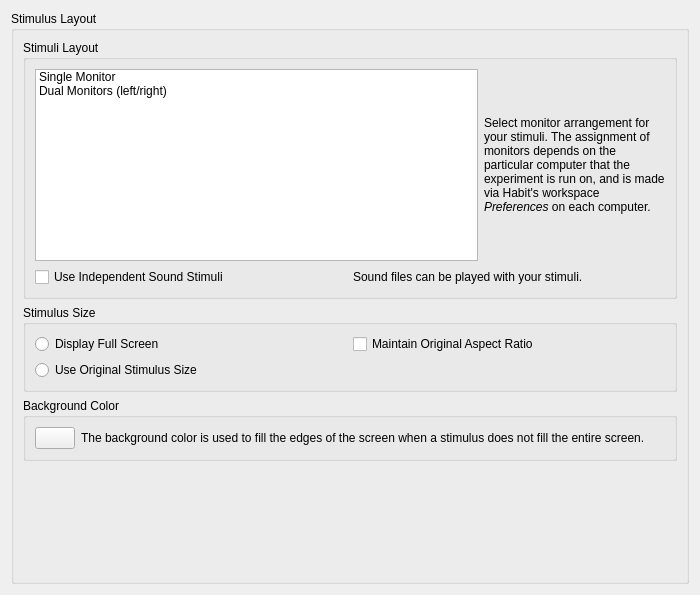
<?xml version="1.0" encoding="UTF-8"?>
<ui version="4.0">
 <class>HStimulusDisplayInfoForm</class>
 <widget class="QWidget" name="HStimulusDisplayInfoForm">
  <property name="geometry">
   <rect>
    <x>0</x>
    <y>0</y>
    <width>700</width>
    <height>595</height>
   </rect>
  </property>
  <property name="windowTitle">
   <string>Form</string>
  </property>
  <layout class="QVBoxLayout" name="verticalLayout">
   <item>
    <widget class="QGroupBox" name="groupBox">
     <property name="title">
      <string>Stimulus Layout</string>
     </property>
     <layout class="QVBoxLayout" name="verticalLayout_3">
      <item>
       <widget class="QGroupBox" name="groupBox_3">
        <property name="title">
         <string>Stimuli Layout</string>
        </property>
        <layout class="QVBoxLayout" name="verticalLayout_2">
         <item>
          <layout class="QHBoxLayout" name="horizontalLayout_3">
           <item>
            <widget class="QListWidget" name="listStimulusLayout">
             <property name="sizePolicy">
              <sizepolicy hsizetype="Expanding" vsizetype="Minimum">
               <horstretch>0</horstretch>
               <verstretch>0</verstretch>
              </sizepolicy>
             </property>
             <item>
              <property name="text">
               <string>Single Monitor</string>
              </property>
              <property name="toolTip">
               <string>Display stimuli on a single monitor</string>
              </property>
              <property name="icon">
               <iconset resource="resources.qrc">
                <normaloff>:/resources/single.png</normaloff>:/resources/single.png</iconset>
              </property>
             </item>
             <item>
              <property name="text">
               <string>Dual Monitors (left/right)</string>
              </property>
              <property name="toolTip">
               <string>Display stimuli on dual monitors, arranged side by side.</string>
              </property>
              <property name="icon">
               <iconset resource="resources.qrc">
                <normaloff>:/resources/leftright.png</normaloff>:/resources/leftright.png</iconset>
              </property>
             </item>
            </widget>
           </item>
           <item>
            <widget class="QLabel" name="label">
             <property name="text">
              <string>&lt;html&gt;&lt;head/&gt;&lt;body&gt;&lt;p&gt;Select monitor arrangement for your stimuli. The assignment of monitors depends on the particular computer that the experiment is run on, and is made via Habit's workspace &lt;span style=&quot; font-style:italic;&quot;&gt;Preferences&lt;/span&gt; on each computer&lt;span style=&quot; font-style:italic;&quot;&gt;. &lt;/span&gt;&lt;/p&gt;&lt;/body&gt;&lt;/html&gt;</string>
             </property>
             <property name="wordWrap">
              <bool>true</bool>
             </property>
            </widget>
           </item>
          </layout>
         </item>
         <item>
          <layout class="QHBoxLayout" name="horizontalLayout_2">
           <item>
            <widget class="QCheckBox" name="cbxUseISS">
             <property name="text">
              <string>Use Independent Sound Stimuli</string>
             </property>
            </widget>
           </item>
           <item>
            <widget class="QLabel" name="label_2">
             <property name="text">
              <string>Sound files can be played with your stimuli.</string>
             </property>
             <property name="wordWrap">
              <bool>true</bool>
             </property>
            </widget>
           </item>
          </layout>
         </item>
        </layout>
       </widget>
      </item>
      <item>
       <widget class="QGroupBox" name="groupBox_4">
        <property name="title">
         <string>Stimulus Size</string>
        </property>
        <layout class="QGridLayout" name="gridLayout">
         <item row="0" column="0">
          <widget class="QRadioButton" name="rbFullScreen">
           <property name="text">
            <string>Display Full Screen</string>
           </property>
          </widget>
         </item>
         <item row="0" column="1">
          <widget class="QCheckBox" name="cbMaintainAspectRatio">
           <property name="text">
            <string>Maintain Original Aspect Ratio</string>
           </property>
          </widget>
         </item>
         <item row="1" column="0">
          <widget class="QRadioButton" name="rbOriginalSize">
           <property name="text">
            <string>Use Original Stimulus Size</string>
           </property>
          </widget>
         </item>
        </layout>
       </widget>
      </item>
      <item>
       <widget class="QGroupBox" name="groupBox_2">
        <property name="title">
         <string>Background Color</string>
        </property>
        <layout class="QHBoxLayout" name="horizontalLayout">
         <item>
          <widget class="QPushButton" name="pbBackgroundColor">
           <property name="sizePolicy">
            <sizepolicy hsizetype="Fixed" vsizetype="Fixed">
             <horstretch>0</horstretch>
             <verstretch>0</verstretch>
            </sizepolicy>
           </property>
           <property name="text">
            <string/>
           </property>
          </widget>
         </item>
         <item>
          <widget class="QLabel" name="label_3">
           <property name="text">
            <string>The background color is used to fill the edges of the screen when a stimulus does not fill the entire screen.</string>
           </property>
           <property name="wordWrap">
            <bool>true</bool>
           </property>
          </widget>
         </item>
        </layout>
       </widget>
      </item>
      <item>
       <spacer name="verticalSpacer">
        <property name="orientation">
         <enum>Qt::Vertical</enum>
        </property>
        <property name="sizeHint" stdset="0">
         <size>
          <width>20</width>
          <height>82</height>
         </size>
        </property>
       </spacer>
      </item>
     </layout>
    </widget>
   </item>
  </layout>
 </widget>
 <resources>
  <include location="resources.qrc"/>
 </resources>
 <connections/>
</ui>
